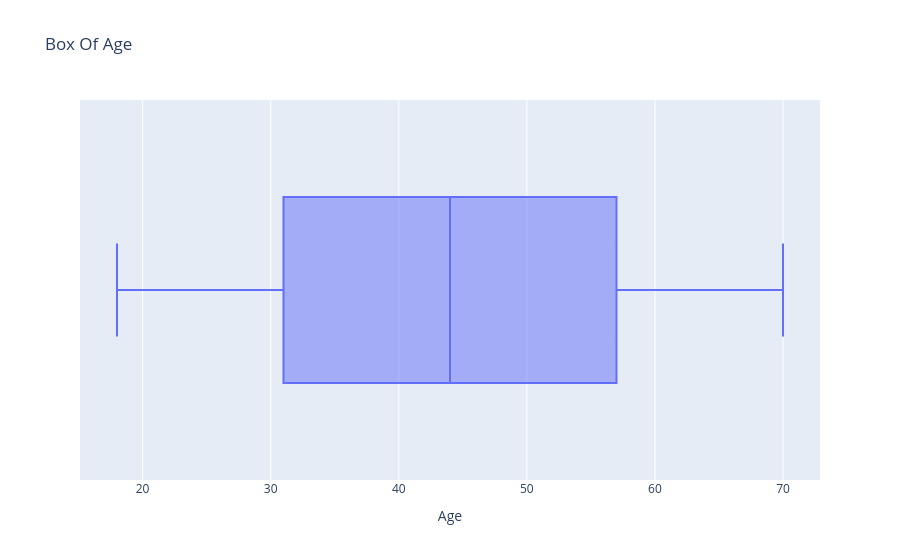

The notebook cell this image was saved under:
### Markdown cell above
Uniform Distribtion

### Code cell
fig = px.box(df , x = "Age" , title= "Box Of Age")
fig.show()

### Figure 1 — Plotly figure (JSON) as saved in the notebook; plotly's stock layout.template omitted (floating-point values rounded to 4 significant figures; data arrays with more than 128 entries replaced by an {"elided": "..."} marker saying what was removed)
{"data": [{"alignmentgroup": "True", "hovertemplate": "Age=%{x}<extra></extra>", "legendgroup": "", "marker": {"color": "#636efa"}, "name": "", "notched": false, "offsetgroup": "", "orientation": "h", "showlegend": false, "type": "box", "x": {"elided": "3900 int values"}, "x0": " ", "xaxis": "x", "y0": " ", "yaxis": "y"}], "layout": {"boxmode": "group", "legend": {"tracegroupgap": 0}, "title": {"text": "Box Of Age"}, "xaxis": {"anchor": "y", "domain": [0, 1], "title": {"text": "Age"}}, "yaxis": {"anchor": "x", "domain": [0, 1]}}}
